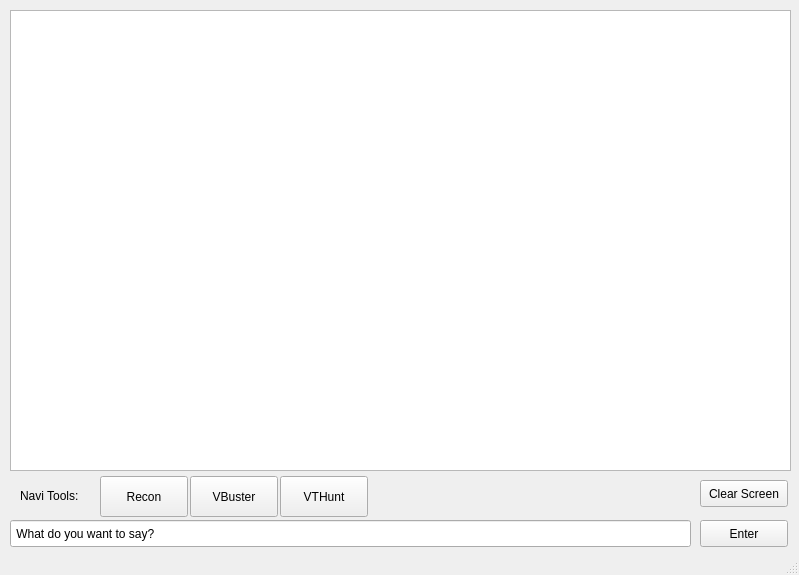
<?xml version="1.0" encoding="UTF-8"?>
<ui version="4.0">
 <class>MainWindow</class>
 <widget class="QMainWindow" name="MainWindow">
  <property name="geometry">
   <rect>
    <x>0</x>
    <y>0</y>
    <width>799</width>
    <height>575</height>
   </rect>
  </property>
  <property name="acceptDrops">
   <bool>true</bool>
  </property>
  <property name="windowTitle">
   <string>Navi GUI</string>
  </property>
  <property name="windowIcon">
   <iconset>
    <normaloff>../../../../Navi-App-Icon-feint.png</normaloff>../../../../Navi-App-Icon-feint.png</iconset>
  </property>
  <widget class="QWidget" name="centralwidget">
   <widget class="QLineEdit" name="lineEdit">
    <property name="geometry">
     <rect>
      <x>10</x>
      <y>520</y>
      <width>681</width>
      <height>27</height>
     </rect>
    </property>
    <property name="text">
     <string> What do you want to say?</string>
    </property>
   </widget>
   <widget class="QPushButton" name="enterBtn">
    <property name="geometry">
     <rect>
      <x>700</x>
      <y>520</y>
      <width>88</width>
      <height>27</height>
     </rect>
    </property>
    <property name="text">
     <string>Enter</string>
    </property>
   </widget>
   <widget class="QTextEdit" name="textEdit">
    <property name="geometry">
     <rect>
      <x>10</x>
      <y>10</y>
      <width>781</width>
      <height>461</height>
     </rect>
    </property>
   </widget>
   <widget class="QPushButton" name="reconBtn">
    <property name="geometry">
     <rect>
      <x>100</x>
      <y>476</y>
      <width>88</width>
      <height>41</height>
     </rect>
    </property>
    <property name="text">
     <string>Recon</string>
    </property>
   </widget>
   <widget class="QPushButton" name="vBusterBtn">
    <property name="geometry">
     <rect>
      <x>190</x>
      <y>476</y>
      <width>88</width>
      <height>41</height>
     </rect>
    </property>
    <property name="text">
     <string>VBuster</string>
    </property>
   </widget>
   <widget class="QPushButton" name="vtHuntBtn">
    <property name="geometry">
     <rect>
      <x>280</x>
      <y>476</y>
      <width>88</width>
      <height>41</height>
     </rect>
    </property>
    <property name="text">
     <string>VTHunt</string>
    </property>
   </widget>
   <widget class="QPushButton" name="clearScreenBtn">
    <property name="geometry">
     <rect>
      <x>700</x>
      <y>480</y>
      <width>88</width>
      <height>27</height>
     </rect>
    </property>
    <property name="text">
     <string>Clear Screen</string>
    </property>
   </widget>
   <widget class="QLabel" name="label">
    <property name="geometry">
     <rect>
      <x>20</x>
      <y>470</y>
      <width>81</width>
      <height>51</height>
     </rect>
    </property>
    <property name="text">
     <string>Navi Tools:</string>
    </property>
   </widget>
  </widget>
  <widget class="QStatusBar" name="statusbar"/>
 </widget>
 <resources/>
 <connections/>
</ui>
